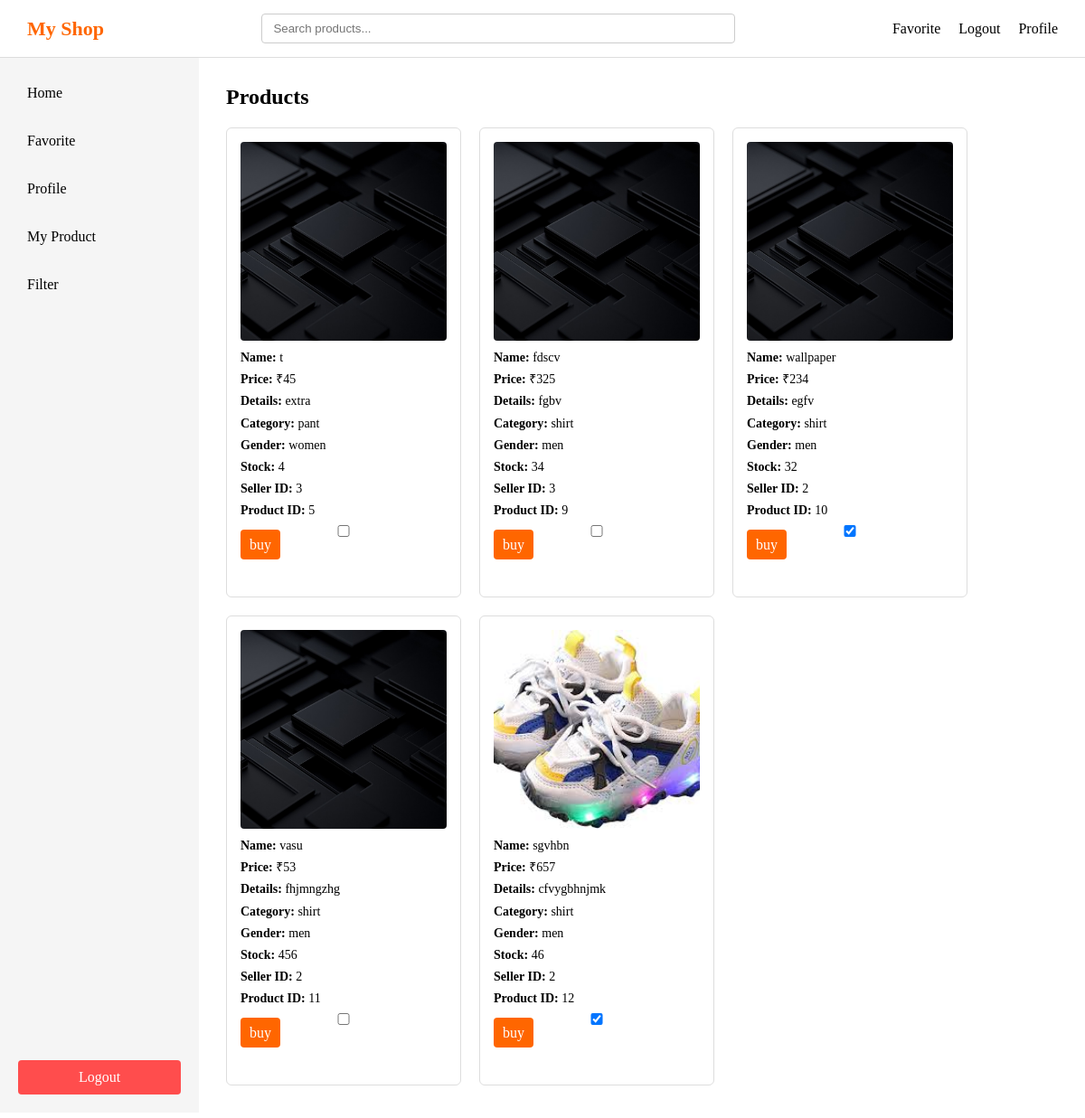
The app's page /home (signed in), older data.
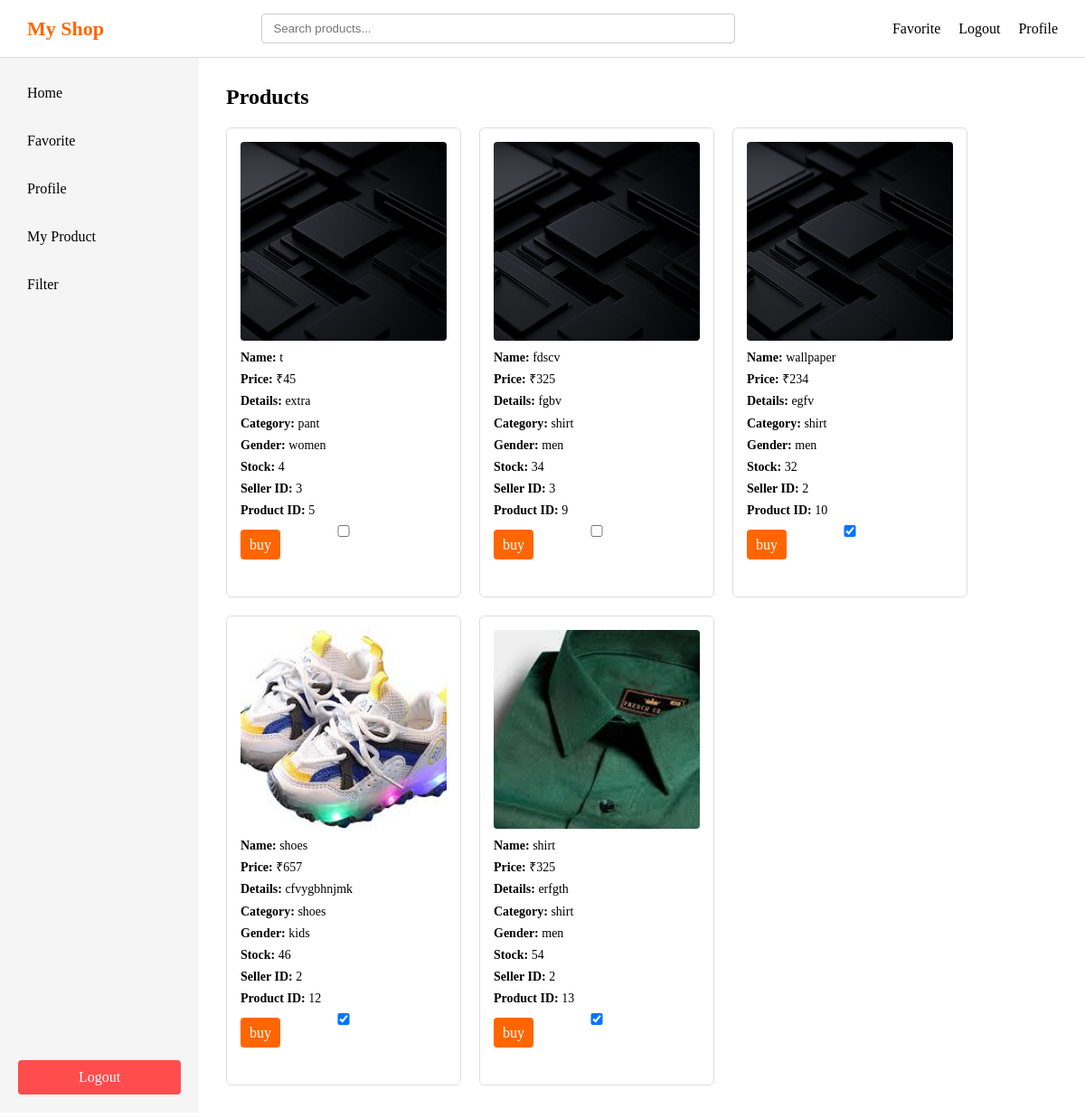
The same page, newer data.
### main.py (models this page shows)
class Product(db.Model):
    id=db.Column(db.Integer, primary_key = True)
    product_name = db.Column(db.String(100))
    product_price= db.Column(db.Integer)
    product_image= db.Column(db.String(200))
    product_details = db.Column(db.Text)
    product_category = db.Column(db.String(100))
    product_gender= db.Column(db.String(20))
    product_stock= db.Column(db.Integer)
    seller_id = db.Column(db.Integer, db.ForeignKey('user.id'))

### main.py (the view)
@app.route('/home')
def home():
    if 'user' not in session:
        return redirect(url_for('login'))
    username = session.get('user')
    user = User.query.filter_by(username= username).first()
    products = Product.query.all()
    liked_products=[]
    liked_products = [
        up.product_id for up in UserProduct.query.filter_by(user_id = user.id).all()
    ]
    return render_template("home.html", user = user , products = products , liked_products = liked_products)

### templates/home.html (shortened to what this page needs)
<!DOCTYPE html>
<html lang="en">
<head>
    <link rel="stylesheet" href="{{ url_for('static', filename='style.css') }}">
</head>
<body>
    <div class="header">
        <div class="logo">My Shop</div>
        <div class="searchbar"  id="searchbar">
            <input type="text" placeholder="Search products..." />
        </div>
        <div class="right">
            <div class="favorite"><a href="/favorite">Favorite</a></div>
            <div class="logout"><a href="/logout">Logout</a></div>
            <div class="profile"><a href="/profile">Profile</a></div>
        </div>
    </div>
    <div class="layout">
        <div class="sidebar">
            <div class="top">
                <div class="home" id="sidebar-home">Home</div>
                <div class="favorite" id="sidebar-favorite">Favorite</div>
                <div class="profile" id="sidebar-profile">Profile</div>
                {% if user.user_type == 's' %}
                <div class="my_product" id="sidebar-myproduct">My Product</div>
                {% endif %}
                <div class="filter">Filter</div>
            </div>
            <div class="logout" id="sidebar-logout">Logout</div>
        </div>
        <div class="main">
            <h2>Products</h2>
            {% if products %}
            <div class="products">
                {% for product in products %}
                <div class="product-card">
                    <img src="{{ url_for('static', filename='uploads/' + product.product_image) }}">
                    <p><strong>Name:</strong> {{ product.product_name }}</p>
                    <p><strong>Price:</strong> ₹{{ product.product_price }}</p>
                    <p><strong>Details:</strong> {{ product.product_details }}</p>
                    <p><strong>Category:</strong> {{ product.product_category }}</p>
                    <p><strong>Gender:</strong> {{ product.product_gender }}</p>
                    <p><strong>Stock:</strong> {{ product.product_stock }}</p>
                    <p><strong>Seller ID:</strong> {{ product.seller_id }}</p>
                    <p><strong>Product ID:</strong> {{ product.id }}</p>
                    <input type="checkbox" class="like-checkbox" data-product-id="{{ product.id }}"
                    {% if product.id in liked_products %}
                        checked
                    {% endif %}>
                    <div class="buybutton">
                        <a href="{{ url_for('buyButton', product_id=product.id) }}">buy</a>
                    </div>
                </div>
                {% endfor %}
            </div>
            {% endif %}
        </div>
    </div>
</body>
</html>

### static/style.css (style rules this page uses)
* { margin: 0; padding: 0; box-sizing: border-box; }
.header { display: flex; align-items: center; justify-content: space-between; padding: 15px 30px; background-color: #ffffff; border-bottom: 1px solid #ddd; width: 100%; }
.logo { font-size: 22px; font-weight: bold; color: #ff6600; white-space: nowrap; }
.searchbar { flex: 1; display: flex; justify-content: center; }
.searchbar input { width: 60%; min-width: 250px; padding: 8px 12px; border: 1px solid #ccc; border-radius: 4px; }
.right { display: flex; align-items: center; gap: 20px; white-space: nowrap; }
.right a, .right div { text-decoration: none; color: #000; cursor: pointer; font-weight: 500; }
.layout { display: flex; height: calc(100vh - 70px); }
.sidebar { width: 220px; height: 100%; background-color: #f5f5f5; padding: 20px; display: flex; flex-direction: column; }
.sidebar .top { flex: 1; overflow-y: auto; display: flex; flex-direction: column; gap: 15px; }
.sidebar .top div { padding: 10px; cursor: pointer; border-radius: 4px; }
.sidebar .logout { padding: 10px; background-color: #ff4d4d; color: white; text-align: center; border-radius: 4px; cursor: pointer; flex-shrink: 0; }
.main { flex: 1; padding: 30px; background-color: #ffffff; overflow-y: auto; }
.products { display: grid; grid-template-columns: repeat(auto-fill, 260px); gap: 20px; margin-top: 20px; }
.products > div { width: 260px; height: 520px; border: 1px solid #ddd; border-radius: 6px; padding: 15px; background-color: #fff; display: flex; flex-direction: column; overflow: hidden; }
.products img { width: 100%; height: 220px; object-fit: cover; border-radius: 4px; margin-bottom: 10px; }
.products p { font-size: 14px; margin-bottom: 6px; line-height: 1.3; }
.buybutton a, .products button { margin-top: auto; padding: 8px 10px; border-radius: 4px; text-align: center; background-color: #ff6600; color: white; text-decoration: none; border: none; cursor: pointer; }

Row changes from the older to the newer data that the page shows:
removed Product: product_image (picture), product_name "vasu", product_price "53", product_details "fhjmngzhg", product_category "shirt", product_gender "men", product_stock "456", seller_id "2", id "11"
changed Product "cfvygbhnjmk": product_name "sgvhbn" → "shoes"; product_category "shirt" → "shoes"; product_gender "men" → "kids"
added Product: product_image (picture), product_name "shirt", product_price "325", product_details "erfgth", product_category "shirt", product_gender "men", product_stock "54", seller_id "2", id "13", id "☑"
